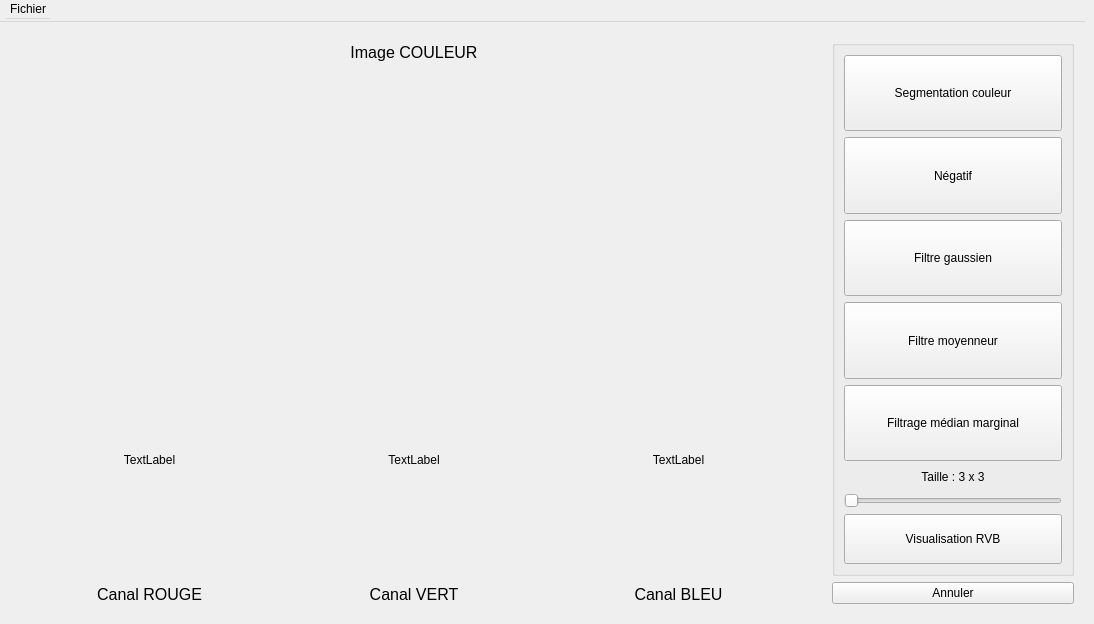
<?xml version="1.0" encoding="UTF-8"?>
<ui version="4.0">
 <class>Traitement</class>
 <widget class="QDialog" name="Traitement">
  <property name="geometry">
   <rect>
    <x>0</x>
    <y>0</y>
    <width>1094</width>
    <height>624</height>
   </rect>
  </property>
  <property name="windowTitle">
   <string>Traitements</string>
  </property>
  <layout class="QVBoxLayout" name="verticalLayout_9">
   <item>
    <spacer name="verticalSpacer">
     <property name="orientation">
      <enum>Qt::Vertical</enum>
     </property>
     <property name="sizeType">
      <enum>QSizePolicy::Minimum</enum>
     </property>
     <property name="sizeHint" stdset="0">
      <size>
       <width>10</width>
       <height>20</height>
      </size>
     </property>
    </spacer>
   </item>
   <item>
    <layout class="QHBoxLayout" name="Fen_Principale">
     <item>
      <widget class="QStackedWidget" name="SWTRCLR">
       <property name="currentIndex">
        <number>1</number>
       </property>
       <widget class="QWidget" name="LBLTR_NORM">
        <layout class="QVBoxLayout" name="verticalLayout_3">
         <item>
          <widget class="QLabel" name="LBLtr">
           <property name="minimumSize">
            <size>
             <width>1</width>
             <height>1</height>
            </size>
           </property>
           <property name="sizeIncrement">
            <size>
             <width>1</width>
             <height>1</height>
            </size>
           </property>
           <property name="baseSize">
            <size>
             <width>1</width>
             <height>1</height>
            </size>
           </property>
           <property name="font">
            <font>
             <pointsize>11</pointsize>
            </font>
           </property>
           <property name="layoutDirection">
            <enum>Qt::LeftToRight</enum>
           </property>
           <property name="autoFillBackground">
            <bool>true</bool>
           </property>
           <property name="text">
            <string/>
           </property>
           <property name="scaledContents">
            <bool>false</bool>
           </property>
           <property name="alignment">
            <set>Qt::AlignCenter</set>
           </property>
           <property name="wordWrap">
            <bool>true</bool>
           </property>
          </widget>
         </item>
        </layout>
       </widget>
       <widget class="QWidget" name="LBLtrCAN">
        <layout class="QHBoxLayout" name="horizontalLayout_4">
         <item>
          <layout class="QHBoxLayout" name="CANAUX">
           <item>
            <layout class="QVBoxLayout" name="verticalLayout_4">
             <item>
              <widget class="QLabel" name="label_5">
               <property name="maximumSize">
                <size>
                 <width>16777215</width>
                 <height>25</height>
                </size>
               </property>
               <property name="font">
                <font>
                 <pointsize>12</pointsize>
                </font>
               </property>
               <property name="text">
                <string>Image COULEUR</string>
               </property>
               <property name="alignment">
                <set>Qt::AlignCenter</set>
               </property>
              </widget>
             </item>
             <item>
              <widget class="QLabel" name="LBLTRCLR">
               <property name="minimumSize">
                <size>
                 <width>1</width>
                 <height>1</height>
                </size>
               </property>
               <property name="text">
                <string/>
               </property>
               <property name="scaledContents">
                <bool>false</bool>
               </property>
               <property name="alignment">
                <set>Qt::AlignCenter</set>
               </property>
              </widget>
             </item>
             <item>
              <layout class="QGridLayout" name="gridLayout_5">
               <item row="1" column="1">
                <widget class="QLabel" name="label_3">
                 <property name="maximumSize">
                  <size>
                   <width>16777215</width>
                   <height>20</height>
                  </size>
                 </property>
                 <property name="font">
                  <font>
                   <pointsize>12</pointsize>
                  </font>
                 </property>
                 <property name="text">
                  <string>Canal VERT</string>
                 </property>
                 <property name="alignment">
                  <set>Qt::AlignCenter</set>
                 </property>
                </widget>
               </item>
               <item row="0" column="0">
                <widget class="QLabel" name="R">
                 <property name="minimumSize">
                  <size>
                   <width>1</width>
                   <height>1</height>
                  </size>
                 </property>
                 <property name="text">
                  <string>TextLabel</string>
                 </property>
                 <property name="scaledContents">
                  <bool>false</bool>
                 </property>
                 <property name="alignment">
                  <set>Qt::AlignCenter</set>
                 </property>
                </widget>
               </item>
               <item row="1" column="2">
                <widget class="QLabel" name="label_4">
                 <property name="minimumSize">
                  <size>
                   <width>0</width>
                   <height>0</height>
                  </size>
                 </property>
                 <property name="maximumSize">
                  <size>
                   <width>16777215</width>
                   <height>20</height>
                  </size>
                 </property>
                 <property name="font">
                  <font>
                   <pointsize>12</pointsize>
                  </font>
                 </property>
                 <property name="text">
                  <string>Canal BLEU</string>
                 </property>
                 <property name="alignment">
                  <set>Qt::AlignCenter</set>
                 </property>
                </widget>
               </item>
               <item row="0" column="1">
                <widget class="QLabel" name="V">
                 <property name="minimumSize">
                  <size>
                   <width>1</width>
                   <height>1</height>
                  </size>
                 </property>
                 <property name="text">
                  <string>TextLabel</string>
                 </property>
                 <property name="scaledContents">
                  <bool>false</bool>
                 </property>
                 <property name="alignment">
                  <set>Qt::AlignCenter</set>
                 </property>
                </widget>
               </item>
               <item row="0" column="2">
                <widget class="QLabel" name="B">
                 <property name="minimumSize">
                  <size>
                   <width>1</width>
                   <height>1</height>
                  </size>
                 </property>
                 <property name="text">
                  <string>TextLabel</string>
                 </property>
                 <property name="scaledContents">
                  <bool>false</bool>
                 </property>
                 <property name="alignment">
                  <set>Qt::AlignCenter</set>
                 </property>
                </widget>
               </item>
               <item row="1" column="0">
                <widget class="QLabel" name="label_2">
                 <property name="maximumSize">
                  <size>
                   <width>16777215</width>
                   <height>20</height>
                  </size>
                 </property>
                 <property name="font">
                  <font>
                   <pointsize>12</pointsize>
                  </font>
                 </property>
                 <property name="text">
                  <string>Canal ROUGE</string>
                 </property>
                 <property name="alignment">
                  <set>Qt::AlignCenter</set>
                 </property>
                </widget>
               </item>
              </layout>
             </item>
            </layout>
           </item>
          </layout>
         </item>
        </layout>
       </widget>
       <widget class="QWidget" name="PGFREQ">
        <layout class="QVBoxLayout" name="verticalLayout_7">
         <item>
          <widget class="QLabel" name="label">
           <property name="maximumSize">
            <size>
             <width>16777215</width>
             <height>25</height>
            </size>
           </property>
           <property name="font">
            <font>
             <pointsize>12</pointsize>
            </font>
           </property>
           <property name="text">
            <string>Affichage Fréquentiel</string>
           </property>
           <property name="alignment">
            <set>Qt::AlignCenter</set>
           </property>
          </widget>
         </item>
         <item>
          <widget class="QLabel" name="LBLFREQ">
           <property name="minimumSize">
            <size>
             <width>1</width>
             <height>1</height>
            </size>
           </property>
           <property name="text">
            <string>TextLabel</string>
           </property>
           <property name="alignment">
            <set>Qt::AlignCenter</set>
           </property>
          </widget>
         </item>
        </layout>
       </widget>
      </widget>
     </item>
     <item>
      <widget class="QStackedWidget" name="SWTR">
       <property name="enabled">
        <bool>true</bool>
       </property>
       <property name="minimumSize">
        <size>
         <width>260</width>
         <height>0</height>
        </size>
       </property>
       <property name="maximumSize">
        <size>
         <width>260</width>
         <height>1000</height>
        </size>
       </property>
       <property name="currentIndex">
        <number>3</number>
       </property>
       <widget class="QWidget" name="NDGCLR">
        <layout class="QGridLayout" name="gridLayout_2">
         <item row="0" column="0">
          <layout class="QGridLayout" name="Choix_TR">
           <property name="topMargin">
            <number>0</number>
           </property>
           <property name="spacing">
            <number>6</number>
           </property>
           <item row="0" column="0">
            <widget class="QGroupBox" name="groupBox_9">
             <property name="title">
              <string/>
             </property>
             <layout class="QVBoxLayout" name="verticalLayout_19">
              <item>
               <widget class="QPushButton" name="NDG">
                <property name="minimumSize">
                 <size>
                  <width>1</width>
                  <height>1</height>
                 </size>
                </property>
                <property name="maximumSize">
                 <size>
                  <width>16777215</width>
                  <height>1000</height>
                 </size>
                </property>
                <property name="text">
                 <string>Traitements en 
 Niveaux de Gris</string>
                </property>
               </widget>
              </item>
              <item>
               <widget class="QPushButton" name="CLR">
                <property name="minimumSize">
                 <size>
                  <width>1</width>
                  <height>1</height>
                 </size>
                </property>
                <property name="maximumSize">
                 <size>
                  <width>16777215</width>
                  <height>1000</height>
                 </size>
                </property>
                <property name="text">
                 <string>Traitements 
 Couleurs</string>
                </property>
               </widget>
              </item>
             </layout>
            </widget>
           </item>
          </layout>
         </item>
         <item row="2" column="0">
          <widget class="QPushButton" name="Retour">
           <property name="text">
            <string>Retour au 
 Menu Principal</string>
           </property>
          </widget>
         </item>
        </layout>
       </widget>
       <widget class="QWidget" name="TRNDG">
        <layout class="QGridLayout" name="gridLayout_3">
         <item row="0" column="0">
          <layout class="QGridLayout" name="MANIPS">
           <item row="0" column="0">
            <widget class="QGroupBox" name="groupBox_4">
             <property name="title">
              <string/>
             </property>
             <layout class="QVBoxLayout" name="verticalLayout_14">
              <item>
               <widget class="QPushButton" name="H">
                <property name="minimumSize">
                 <size>
                  <width>0</width>
                  <height>50</height>
                 </size>
                </property>
                <property name="maximumSize">
                 <size>
                  <width>16777215</width>
                  <height>500</height>
                 </size>
                </property>
                <property name="text">
                 <string>Manipulations
d'histogramme</string>
                </property>
               </widget>
              </item>
              <item>
               <widget class="QPushButton" name="FL">
                <property name="minimumSize">
                 <size>
                  <width>0</width>
                  <height>50</height>
                 </size>
                </property>
                <property name="maximumSize">
                 <size>
                  <width>16777215</width>
                  <height>500</height>
                 </size>
                </property>
                <property name="text">
                 <string>Filtrage linéaire</string>
                </property>
               </widget>
              </item>
              <item>
               <widget class="QPushButton" name="AT">
                <property name="minimumSize">
                 <size>
                  <width>0</width>
                  <height>50</height>
                 </size>
                </property>
                <property name="maximumSize">
                 <size>
                  <width>16777215</width>
                  <height>500</height>
                 </size>
                </property>
                <property name="text">
                 <string>Algorithmes de traitement</string>
                </property>
               </widget>
              </item>
              <item>
               <widget class="QPushButton" name="FF">
                <property name="minimumSize">
                 <size>
                  <width>0</width>
                  <height>50</height>
                 </size>
                </property>
                <property name="maximumSize">
                 <size>
                  <width>16777215</width>
                  <height>500</height>
                 </size>
                </property>
                <property name="text">
                 <string>Filtrage fréquentiel</string>
                </property>
               </widget>
              </item>
             </layout>
            </widget>
           </item>
          </layout>
         </item>
         <item row="11" column="0">
          <widget class="QPushButton" name="Annuler">
           <property name="enabled">
            <bool>true</bool>
           </property>
           <property name="text">
            <string>Annuler</string>
           </property>
          </widget>
         </item>
         <item row="2" column="0">
          <widget class="QPushButton" name="REN">
           <property name="text">
            <string>Réinitialisation</string>
           </property>
          </widget>
         </item>
         <item row="1" column="0">
          <widget class="QGroupBox" name="groupBox_5">
           <property name="maximumSize">
            <size>
             <width>16777215</width>
             <height>85</height>
            </size>
           </property>
           <property name="title">
            <string/>
           </property>
           <layout class="QVBoxLayout" name="verticalLayout_15">
            <item>
             <widget class="QPushButton" name="histogramme">
              <property name="text">
               <string>Histogramme</string>
              </property>
             </widget>
            </item>
            <item>
             <widget class="QPushButton" name="AFFICH_FREQ">
              <property name="text">
               <string>Affichage fréquentiel</string>
              </property>
             </widget>
            </item>
           </layout>
          </widget>
         </item>
        </layout>
       </widget>
       <widget class="QWidget" name="TRNDGLIN">
        <layout class="QVBoxLayout" name="verticalLayout">
         <item>
          <layout class="QGridLayout" name="FILT_LIN">
           <item row="0" column="0">
            <widget class="QGroupBox" name="groupBox_6">
             <property name="title">
              <string/>
             </property>
             <layout class="QVBoxLayout" name="verticalLayout_16">
              <item>
               <widget class="QPushButton" name="FG">
                <property name="maximumSize">
                 <size>
                  <width>16777215</width>
                  <height>1000</height>
                 </size>
                </property>
                <property name="text">
                 <string>Filtre Gaussien</string>
                </property>
               </widget>
              </item>
              <item>
               <widget class="QPushButton" name="FM">
                <property name="maximumSize">
                 <size>
                  <width>16777215</width>
                  <height>1000</height>
                 </size>
                </property>
                <property name="text">
                 <string>Filtre Moyenneur</string>
                </property>
               </widget>
              </item>
              <item>
               <widget class="QPushButton" name="FL8">
                <property name="maximumSize">
                 <size>
                  <width>16777215</width>
                  <height>1000</height>
                 </size>
                </property>
                <property name="text">
                 <string>Filtre Laplacien</string>
                </property>
               </widget>
              </item>
              <item>
               <layout class="QGridLayout" name="gridLayout_6">
                <item row="0" column="1" alignment="Qt::AlignHCenter">
                 <widget class="QRadioButton" name="HCON">
                  <property name="text">
                   <string>8 connexités</string>
                  </property>
                 </widget>
                </item>
                <item row="0" column="0" alignment="Qt::AlignHCenter">
                 <widget class="QRadioButton" name="QCON">
                  <property name="text">
                   <string>4 connexités</string>
                  </property>
                 </widget>
                </item>
               </layout>
              </item>
              <item>
               <widget class="QPushButton" name="FPY">
                <property name="maximumSize">
                 <size>
                  <width>16777215</width>
                  <height>1000</height>
                 </size>
                </property>
                <property name="text">
                 <string>Filtre Prewitt</string>
                </property>
               </widget>
              </item>
              <item>
               <layout class="QGridLayout" name="gridLayout_7">
                <item row="0" column="0" alignment="Qt::AlignHCenter">
                 <widget class="QRadioButton" name="HPREW">
                  <property name="text">
                   <string>Horizontal</string>
                  </property>
                 </widget>
                </item>
                <item row="0" column="1" alignment="Qt::AlignHCenter">
                 <widget class="QRadioButton" name="VPREW">
                  <property name="text">
                   <string>Vertical</string>
                  </property>
                 </widget>
                </item>
               </layout>
              </item>
              <item>
               <widget class="QPushButton" name="FSY">
                <property name="maximumSize">
                 <size>
                  <width>16777215</width>
                  <height>1000</height>
                 </size>
                </property>
                <property name="text">
                 <string>Filtre Sobel</string>
                </property>
               </widget>
              </item>
              <item>
               <layout class="QGridLayout" name="gridLayout_4">
                <item row="0" column="0" alignment="Qt::AlignHCenter">
                 <widget class="QRadioButton" name="HSOB">
                  <property name="text">
                   <string>Horizontal</string>
                  </property>
                 </widget>
                </item>
                <item row="0" column="1" alignment="Qt::AlignHCenter">
                 <widget class="QRadioButton" name="VSOB">
                  <property name="text">
                   <string>Vertical</string>
                  </property>
                 </widget>
                </item>
               </layout>
              </item>
             </layout>
            </widget>
           </item>
          </layout>
         </item>
         <item>
          <widget class="QPushButton" name="valider">
           <property name="text">
            <string>Valider</string>
           </property>
          </widget>
         </item>
         <item>
          <widget class="QPushButton" name="AnnulerFL">
           <property name="text">
            <string>Annuler</string>
           </property>
          </widget>
         </item>
        </layout>
       </widget>
       <widget class="QWidget" name="TRCLR">
        <layout class="QVBoxLayout" name="verticalLayout_2">
         <item>
          <widget class="QGroupBox" name="groupBox_7">
           <property name="title">
            <string/>
           </property>
           <layout class="QVBoxLayout" name="verticalLayout_17">
            <item>
             <widget class="QPushButton" name="SEGCLR">
              <property name="maximumSize">
               <size>
                <width>16777215</width>
                <height>1000</height>
               </size>
              </property>
              <property name="text">
               <string>Segmentation couleur</string>
              </property>
             </widget>
            </item>
            <item>
             <widget class="QPushButton" name="NEGCLR">
              <property name="maximumSize">
               <size>
                <width>16777215</width>
                <height>1000</height>
               </size>
              </property>
              <property name="text">
               <string>Négatif</string>
              </property>
             </widget>
            </item>
            <item>
             <widget class="QPushButton" name="FGCLR">
              <property name="maximumSize">
               <size>
                <width>16777215</width>
                <height>1000</height>
               </size>
              </property>
              <property name="text">
               <string>Filtre gaussien</string>
              </property>
             </widget>
            </item>
            <item>
             <widget class="QPushButton" name="FMCLR">
              <property name="maximumSize">
               <size>
                <width>16777215</width>
                <height>1000</height>
               </size>
              </property>
              <property name="text">
               <string>Filtre moyenneur</string>
              </property>
             </widget>
            </item>
            <item>
             <widget class="QPushButton" name="MED_MARG">
              <property name="maximumSize">
               <size>
                <width>16777215</width>
                <height>1000</height>
               </size>
              </property>
              <property name="text">
               <string>Filtrage médian marginal</string>
              </property>
             </widget>
            </item>
            <item>
             <widget class="QLabel" name="LBLORDSEG">
              <property name="maximumSize">
               <size>
                <width>16777215</width>
                <height>20</height>
               </size>
              </property>
              <property name="text">
               <string>Taille : 3 x 3</string>
              </property>
              <property name="alignment">
               <set>Qt::AlignCenter</set>
              </property>
             </widget>
            </item>
            <item>
             <widget class="QSlider" name="SLIDORDSEG">
              <property name="orientation">
               <enum>Qt::Horizontal</enum>
              </property>
             </widget>
            </item>
            <item>
             <widget class="QPushButton" name="RVB">
              <property name="maximumSize">
               <size>
                <width>16777215</width>
                <height>50</height>
               </size>
              </property>
              <property name="text">
               <string>Visualisation RVB</string>
              </property>
             </widget>
            </item>
           </layout>
          </widget>
         </item>
         <item>
          <widget class="QPushButton" name="Annuler_2">
           <property name="text">
            <string>Annuler</string>
           </property>
          </widget>
         </item>
        </layout>
       </widget>
       <widget class="QWidget" name="SEGCLRTR">
        <layout class="QVBoxLayout" name="verticalLayout_8">
         <item>
          <widget class="QGroupBox" name="groupBox_8">
           <property name="title">
            <string/>
           </property>
           <layout class="QVBoxLayout" name="verticalLayout_18">
            <item>
             <widget class="QLabel" name="TXTRSEG">
              <property name="maximumSize">
               <size>
                <width>16777215</width>
                <height>20</height>
               </size>
              </property>
              <property name="text">
               <string>Rouge</string>
              </property>
              <property name="alignment">
               <set>Qt::AlignCenter</set>
              </property>
             </widget>
            </item>
            <item>
             <layout class="QGridLayout" name="R_SEG">
              <property name="topMargin">
               <number>0</number>
              </property>
              <item row="0" column="1">
               <widget class="QSlider" name="BS2">
                <property name="maximum">
                 <number>255</number>
                </property>
                <property name="orientation">
                 <enum>Qt::Vertical</enum>
                </property>
                <property name="invertedAppearance">
                 <bool>false</bool>
                </property>
               </widget>
              </item>
              <item row="0" column="0">
               <widget class="QSlider" name="BS1">
                <property name="maximum">
                 <number>255</number>
                </property>
                <property name="orientation">
                 <enum>Qt::Vertical</enum>
                </property>
               </widget>
              </item>
             </layout>
            </item>
            <item>
             <widget class="Line" name="line">
              <property name="frameShadow">
               <enum>QFrame::Plain</enum>
              </property>
              <property name="lineWidth">
               <number>1</number>
              </property>
              <property name="midLineWidth">
               <number>1</number>
              </property>
              <property name="orientation">
               <enum>Qt::Horizontal</enum>
              </property>
             </widget>
            </item>
            <item>
             <widget class="QLabel" name="TXTVSEG">
              <property name="maximumSize">
               <size>
                <width>16777215</width>
                <height>20</height>
               </size>
              </property>
              <property name="text">
               <string>Vert</string>
              </property>
              <property name="alignment">
               <set>Qt::AlignCenter</set>
              </property>
             </widget>
            </item>
            <item>
             <layout class="QGridLayout" name="V_SEG">
              <property name="topMargin">
               <number>0</number>
              </property>
              <item row="0" column="0">
               <widget class="QSlider" name="VS1">
                <property name="maximum">
                 <number>255</number>
                </property>
                <property name="orientation">
                 <enum>Qt::Vertical</enum>
                </property>
               </widget>
              </item>
              <item row="0" column="1">
               <widget class="QSlider" name="VS2">
                <property name="maximum">
                 <number>255</number>
                </property>
                <property name="orientation">
                 <enum>Qt::Vertical</enum>
                </property>
                <property name="invertedAppearance">
                 <bool>false</bool>
                </property>
               </widget>
              </item>
             </layout>
            </item>
            <item>
             <widget class="Line" name="line_2">
              <property name="frameShadow">
               <enum>QFrame::Plain</enum>
              </property>
              <property name="lineWidth">
               <number>1</number>
              </property>
              <property name="midLineWidth">
               <number>1</number>
              </property>
              <property name="orientation">
               <enum>Qt::Horizontal</enum>
              </property>
             </widget>
            </item>
            <item>
             <widget class="QLabel" name="TXTBSEG">
              <property name="maximumSize">
               <size>
                <width>16777215</width>
                <height>20</height>
               </size>
              </property>
              <property name="text">
               <string>Bleu</string>
              </property>
              <property name="alignment">
               <set>Qt::AlignCenter</set>
              </property>
             </widget>
            </item>
            <item>
             <layout class="QGridLayout" name="B_SEG">
              <property name="horizontalSpacing">
               <number>6</number>
              </property>
              <item row="0" column="0">
               <widget class="QSlider" name="RS1">
                <property name="maximum">
                 <number>255</number>
                </property>
                <property name="pageStep">
                 <number>1</number>
                </property>
                <property name="orientation">
                 <enum>Qt::Vertical</enum>
                </property>
               </widget>
              </item>
              <item row="0" column="3">
               <widget class="QSlider" name="RS2">
                <property name="maximum">
                 <number>255</number>
                </property>
                <property name="orientation">
                 <enum>Qt::Vertical</enum>
                </property>
                <property name="invertedAppearance">
                 <bool>false</bool>
                </property>
               </widget>
              </item>
             </layout>
            </item>
            <item>
             <widget class="Line" name="line_3">
              <property name="frameShadow">
               <enum>QFrame::Plain</enum>
              </property>
              <property name="midLineWidth">
               <number>1</number>
              </property>
              <property name="orientation">
               <enum>Qt::Horizontal</enum>
              </property>
             </widget>
            </item>
           </layout>
          </widget>
         </item>
         <item>
          <widget class="QPushButton" name="VALIDERSEG">
           <property name="text">
            <string>Valider</string>
           </property>
          </widget>
         </item>
         <item>
          <widget class="QPushButton" name="AnnulerSEGCLR">
           <property name="text">
            <string>Annuler</string>
           </property>
          </widget>
         </item>
        </layout>
       </widget>
       <widget class="QWidget" name="manipH">
        <layout class="QVBoxLayout" name="verticalLayout_6">
         <item>
          <layout class="QGridLayout" name="gridLayout">
           <item row="0" column="0">
            <widget class="QGroupBox" name="groupBox_10">
             <property name="title">
              <string/>
             </property>
             <layout class="QVBoxLayout" name="verticalLayout_20">
              <item>
               <widget class="QPushButton" name="normal">
                <property name="maximumSize">
                 <size>
                  <width>16777215</width>
                  <height>1000</height>
                 </size>
                </property>
                <property name="text">
                 <string>Normalisation</string>
                </property>
               </widget>
              </item>
              <item>
               <widget class="QPushButton" name="egal">
                <property name="maximumSize">
                 <size>
                  <width>16777215</width>
                  <height>1000</height>
                 </size>
                </property>
                <property name="text">
                 <string>Egalisation</string>
                </property>
               </widget>
              </item>
              <item>
               <widget class="QPushButton" name="His">
                <property name="text">
                 <string>Afficher Histogrammes</string>
                </property>
               </widget>
              </item>
             </layout>
            </widget>
           </item>
          </layout>
         </item>
         <item>
          <widget class="QPushButton" name="ValiderH">
           <property name="text">
            <string>Valider</string>
           </property>
          </widget>
         </item>
         <item>
          <widget class="QPushButton" name="Annuler_H">
           <property name="text">
            <string>Annuler</string>
           </property>
          </widget>
         </item>
        </layout>
       </widget>
       <widget class="QWidget" name="AT_2">
        <layout class="QVBoxLayout" name="verticalLayout_5">
         <item>
          <widget class="QGroupBox" name="groupBox">
           <property name="minimumSize">
            <size>
             <width>250</width>
             <height>0</height>
            </size>
           </property>
           <property name="maximumSize">
            <size>
             <width>250</width>
             <height>16777215</height>
            </size>
           </property>
           <property name="title">
            <string/>
           </property>
           <layout class="QVBoxLayout" name="verticalLayout_11">
            <item>
             <widget class="QPushButton" name="NEG">
              <property name="maximumSize">
               <size>
                <width>16777215</width>
                <height>1000</height>
               </size>
              </property>
              <property name="text">
               <string>Négatif</string>
              </property>
             </widget>
            </item>
            <item>
             <widget class="QPushButton" name="DOG">
              <property name="maximumSize">
               <size>
                <width>16777215</width>
                <height>1000</height>
               </size>
              </property>
              <property name="text">
               <string>D.O.G
(Differential Of Gaussian)</string>
              </property>
             </widget>
            </item>
            <item>
             <widget class="QPushButton" name="RC">
              <property name="maximumSize">
               <size>
                <width>16777215</width>
                <height>1000</height>
               </size>
              </property>
              <property name="text">
               <string>Réhaussement 
 de contours</string>
              </property>
             </widget>
            </item>
            <item>
             <widget class="QPushButton" name="KM">
              <property name="maximumSize">
               <size>
                <width>16777215</width>
                <height>1000</height>
               </size>
              </property>
              <property name="text">
               <string>Algorithme K-means</string>
              </property>
             </widget>
            </item>
            <item>
             <widget class="QLabel" name="CLAS">
              <property name="maximumSize">
               <size>
                <width>16777215</width>
                <height>20</height>
               </size>
              </property>
              <property name="text">
               <string>Nombre de classes : 2</string>
              </property>
             </widget>
            </item>
            <item>
             <widget class="QSlider" name="SLIDKM">
              <property name="minimum">
               <number>1</number>
              </property>
              <property name="value">
               <number>2</number>
              </property>
              <property name="orientation">
               <enum>Qt::Horizontal</enum>
              </property>
             </widget>
            </item>
            <item>
             <widget class="QPushButton" name="FMED">
              <property name="minimumSize">
               <size>
                <width>0</width>
                <height>50</height>
               </size>
              </property>
              <property name="maximumSize">
               <size>
                <width>16777215</width>
                <height>50</height>
               </size>
              </property>
              <property name="text">
               <string>Filtre médian</string>
              </property>
             </widget>
            </item>
            <item>
             <widget class="QLabel" name="LBLORD">
              <property name="maximumSize">
               <size>
                <width>16777215</width>
                <height>12</height>
               </size>
              </property>
              <property name="text">
               <string>Taille : 3 x 3</string>
              </property>
              <property name="alignment">
               <set>Qt::AlignCenter</set>
              </property>
             </widget>
            </item>
            <item>
             <widget class="QSlider" name="SLIDORD">
              <property name="orientation">
               <enum>Qt::Horizontal</enum>
              </property>
             </widget>
            </item>
            <item>
             <widget class="QLabel" name="SEUILB">
              <property name="maximumSize">
               <size>
                <width>16777215</width>
                <height>20</height>
               </size>
              </property>
              <property name="text">
               <string>Binarisation valeur du seuil : 1</string>
              </property>
             </widget>
            </item>
            <item>
             <widget class="QSlider" name="SLIDSEUIL">
              <property name="minimum">
               <number>1</number>
              </property>
              <property name="value">
               <number>1</number>
              </property>
              <property name="orientation">
               <enum>Qt::Horizontal</enum>
              </property>
             </widget>
            </item>
            <item>
             <widget class="QLabel" name="label_6">
              <property name="font">
               <font>
                <pointsize>13</pointsize>
                <bold>false</bold>
               </font>
              </property>
              <property name="text">
               <string>Bruits :</string>
              </property>
              <property name="alignment">
               <set>Qt::AlignCenter</set>
              </property>
             </widget>
            </item>
            <item>
             <widget class="QLabel" name="VAR">
              <property name="maximumSize">
               <size>
                <width>16777215</width>
                <height>20</height>
               </size>
              </property>
              <property name="text">
               <string>Bruit Blanc Additif : Variance 1</string>
              </property>
             </widget>
            </item>
            <item>
             <widget class="QSlider" name="SLIDVAR">
              <property name="minimum">
               <number>1</number>
              </property>
              <property name="value">
               <number>1</number>
              </property>
              <property name="orientation">
               <enum>Qt::Horizontal</enum>
              </property>
             </widget>
            </item>
            <item>
             <widget class="QLabel" name="lblPS">
              <property name="maximumSize">
               <size>
                <width>16777215</width>
                <height>20</height>
               </size>
              </property>
              <property name="text">
               <string>Bruit impulsionnel : 0 %</string>
              </property>
             </widget>
            </item>
            <item>
             <widget class="QSlider" name="BI_CURS">
              <property name="orientation">
               <enum>Qt::Horizontal</enum>
              </property>
             </widget>
            </item>
           </layout>
          </widget>
         </item>
         <item>
          <widget class="QPushButton" name="VALIDAT">
           <property name="text">
            <string>Valider</string>
           </property>
          </widget>
         </item>
         <item>
          <widget class="QPushButton" name="ANLAT">
           <property name="text">
            <string>Annuler</string>
           </property>
          </widget>
         </item>
        </layout>
       </widget>
       <widget class="QWidget" name="PAGE_FREQ">
        <layout class="QVBoxLayout" name="verticalLayout_10">
         <item>
          <widget class="QGroupBox" name="groupBox_2">
           <property name="title">
            <string/>
           </property>
           <layout class="QVBoxLayout" name="verticalLayout_12">
            <item>
             <widget class="QLabel" name="label_7">
              <property name="maximumSize">
               <size>
                <width>16777215</width>
                <height>50</height>
               </size>
              </property>
              <property name="font">
               <font>
                <pointsize>12</pointsize>
               </font>
              </property>
              <property name="text">
               <string>Ordre 1</string>
              </property>
              <property name="alignment">
               <set>Qt::AlignCenter</set>
              </property>
             </widget>
            </item>
            <item>
             <widget class="QPushButton" name="PH">
              <property name="maximumSize">
               <size>
                <width>16777215</width>
                <height>1000</height>
               </size>
              </property>
              <property name="text">
               <string>Passe-Bas</string>
              </property>
             </widget>
            </item>
            <item>
             <widget class="QPushButton" name="PB">
              <property name="maximumSize">
               <size>
                <width>16777215</width>
                <height>1000</height>
               </size>
              </property>
              <property name="text">
               <string>Passe-Haut</string>
              </property>
             </widget>
            </item>
           </layout>
          </widget>
         </item>
         <item>
          <widget class="QGroupBox" name="groupBox_3">
           <property name="title">
            <string/>
           </property>
           <layout class="QVBoxLayout" name="verticalLayout_13">
            <item>
             <widget class="QLabel" name="label_8">
              <property name="maximumSize">
               <size>
                <width>16777215</width>
                <height>50</height>
               </size>
              </property>
              <property name="font">
               <font>
                <pointsize>12</pointsize>
               </font>
              </property>
              <property name="text">
               <string>&lt;html&gt;&lt;head/&gt;&lt;body&gt;&lt;p align=&quot;center&quot;&gt;Ordre 2&lt;/p&gt;&lt;/body&gt;&lt;/html&gt;</string>
              </property>
             </widget>
            </item>
            <item>
             <widget class="QPushButton" name="PBA">
              <property name="maximumSize">
               <size>
                <width>16777215</width>
                <height>1000</height>
               </size>
              </property>
              <property name="text">
               <string>Passe-Bande</string>
              </property>
             </widget>
            </item>
            <item>
             <widget class="QPushButton" name="CB">
              <property name="maximumSize">
               <size>
                <width>16777215</width>
                <height>1000</height>
               </size>
              </property>
              <property name="text">
               <string>Coupe-Bande</string>
              </property>
             </widget>
            </item>
           </layout>
          </widget>
         </item>
         <item>
          <widget class="QPushButton" name="VAL_FREQ">
           <property name="text">
            <string>Valider</string>
           </property>
          </widget>
         </item>
         <item>
          <widget class="QPushButton" name="ANN_FREQ">
           <property name="text">
            <string>Annuler</string>
           </property>
          </widget>
         </item>
        </layout>
       </widget>
      </widget>
     </item>
    </layout>
   </item>
  </layout>
  <widget class="QMenuBar" name="menubar">
   <property name="geometry">
    <rect>
     <x>0</x>
     <y>0</y>
     <width>1085</width>
     <height>22</height>
    </rect>
   </property>
   <widget class="QMenu" name="menuTEST">
    <property name="title">
     <string>Fichier</string>
    </property>
    <addaction name="actionSAVE"/>
    <addaction name="actionImporter"/>
   </widget>
   <addaction name="menuTEST"/>
  </widget>
  <action name="actionSAVE">
   <property name="text">
    <string>Sauvegarder l'image</string>
   </property>
   <property name="shortcut">
    <string>Ctrl+S</string>
   </property>
  </action>
  <action name="actionImporter">
   <property name="text">
    <string>Sauvegarder dans la bibliothèque</string>
   </property>
   <property name="toolTip">
    <string>Sauvegarder dans la bibliothèque</string>
   </property>
   <property name="shortcut">
    <string>Ctrl+B</string>
   </property>
  </action>
 </widget>
 <resources/>
 <connections/>
</ui>
